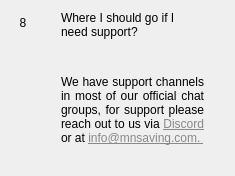
                  <widget class="QWidget" name="widgetFaq8" native="true">
                   <layout class="QHBoxLayout" name="horizontalpage_8" stretch="0,1">
                    <item alignment="Qt::AlignTop">
                     <widget class="QLabel" name="labelNumber8">
                      <property name="minimumSize">
                       <size>
                        <width>24</width>
                        <height>24</height>
                       </size>
                      </property>
                      <property name="maximumSize">
                       <size>
                        <width>16777215</width>
                        <height>24</height>
                       </size>
                      </property>
                      <property name="text">
                       <string>8</string>
                      </property>
                      <property name="alignment">
                       <set>Qt::AlignCenter</set>
                      </property>
                     </widget>
                    </item>
                    <item>
                     <layout class="QVBoxLayout" name="verticalLayoutpage_8">
                      <property name="leftMargin">
                       <number>20</number>
                      </property>
                      <property name="rightMargin">
                       <number>20</number>
                      </property>
                      <item>
                       <widget class="QLabel" name="labelSubtitle8">
                        <property name="text">
                         <string>Where I should go if I need support?</string>
                        </property>
                        <property name="wordWrap">
                         <bool>true</bool>
                        </property>
                       </widget>
                      </item>
                      <item>
                       <spacer name="verticalSpacer_80">
                        <property name="orientation">
                         <enum>Qt::Vertical</enum>
                        </property>
                        <property name="sizeType">
                         <enum>QSizePolicy::Fixed</enum>
                        </property>
                        <property name="sizeHint" stdset="0">
                         <size>
                          <width>20</width>
                          <height>30</height>
                         </size>
                        </property>
                       </spacer>
                      </item>
                      <item>
                       <widget class="QLabel" name="labelContent8">
                        <property name="text">
                         <string>
                           &lt;html&gt;&lt;head/&gt;&lt;body&gt;&lt;p align=&quot;justify&quot;&gt;
                           We have support channels in most of our official chat groups, for support please reach out to us via
                           &lt;a style='color: #898989' href='https://discord.gg/gcJMj32DWf'&gt;
                           Discord&lt;/a&gt; or at
                           &lt;a style='color: #898989' href='mailto://info@mnsaving.com'&gt;
                           info@mnsaving.com.
                           &lt;/p&gt;&lt;/body&gt;&lt;/html&gt;
                         </string>
                        </property>
                        <property name="alignment">
                         <set>Qt::AlignLeading|Qt::AlignLeft|Qt::AlignTop</set>
                        </property>
                        <property name="wordWrap">
                         <bool>true</bool>
                        </property>
                       </widget>
                      </item>
                      <item>
                       <spacer name="verticalSpacer_81">
                        <property name="orientation">
                         <enum>Qt::Vertical</enum>
                        </property>
                        <property name="sizeHint" stdset="0">
                         <size>
                          <width>20</width>
                          <height>20</height>
                         </size>
                        </property>
                       </spacer>
                      </item>
                     </layout>
                    </item>
                   </layout>
                  </widget>
